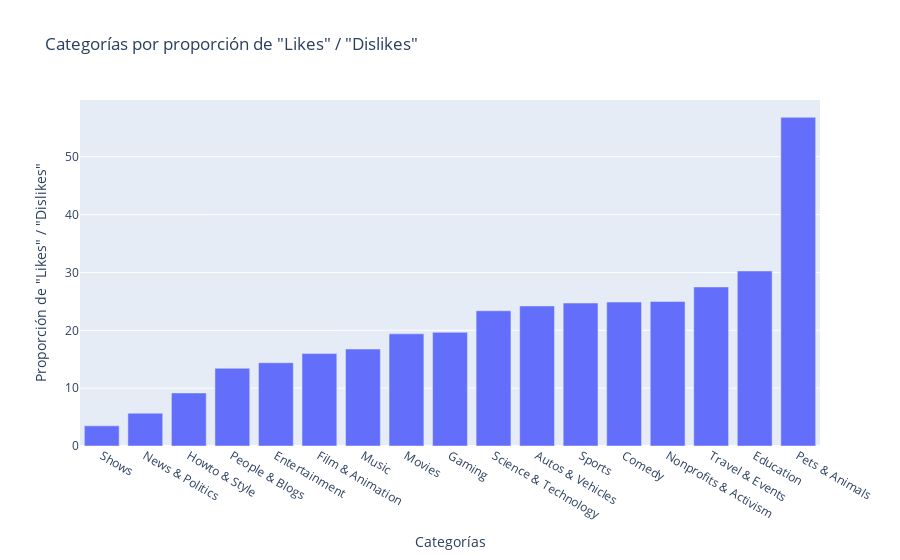

Notebook code cell kept with this figure:
### Markdown cell above
### 3.- ¿Qué categorías de videos tienen la mejor proporción (ratio) de “Me gusta” / “No me gusta”?

### Code cell
counts3 = df_limpio.groupby("category")
counts3a = pd.DataFrame(counts2.sum()["likes"])
counts3b = pd.DataFrame(counts2.sum()["dislikes"])

counts3c = pd.DataFrame()
counts3c["ratio"] = counts3a["likes"] / counts3b["dislikes"]
print(counts3c)

counts3c = counts3c.sort_values("ratio")

data = [go.Bar(
    y = counts3c['ratio'],
    x = counts3c.index
)]
layout = go.Layout(
    title = 'Categorías por proporción de "Likes" / "Dislikes"',
    yaxis = dict(title = 'Proporción de "Likes" / "Dislikes"'),
    xaxis = dict(title = 'Categorías')
)

fig = go.Figure(data = data, layout = layout)

fig.iplot()

### Figure 1 — Plotly figure (JSON) as saved in the notebook; plotly's stock layout.template omitted (floating-point values rounded to 4 significant figures)
{"data": [{"type": "bar", "x": ["Shows", "News & Politics", "Howto & Style", "People & Blogs", "Entertainment", "Film & Animation", "Music", "Movies", "Gaming", "Science & Technology", "Autos & Vehicles", "Sports", "Comedy", "Nonprofits & Activism", "Travel & Events", "Education", "Pets & Animals"], "y": [3.479, 5.677, 9.176, 13.43, 14.39, 16.01, 16.76, 19.39, 19.66, 23.38, 24.21, 24.71, 24.89, 24.98, 27.5, 30.26, 56.82]}], "layout": {"title": {"text": "Categorías por proporción de \"Likes\" / \"Dislikes\""}, "xaxis": {"title": {"text": "Categorías"}}, "yaxis": {"title": {"text": "Proporción de \"Likes\" / \"Dislikes\""}}}}
